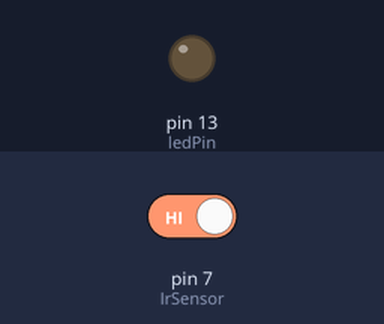
This sketch was run on a simulated Arduino Uno, built with avr-gcc and run on an emulated ATmega328P. Parts: output pins drawn as LEDs (lit = HIGH). The test bench sets the inputs (shaded band); at power-on: pin 7 (IrSensor) HIGH.

Above: at 1.2 s.
1.3 s: pin 7 (IrSensor) driven LOW
At 2.1 s:
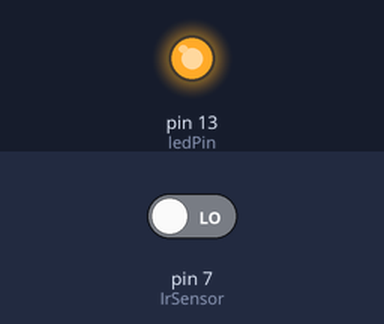
2.8 s: pin 7 (IrSensor) driven HIGH
At 3.3 s:
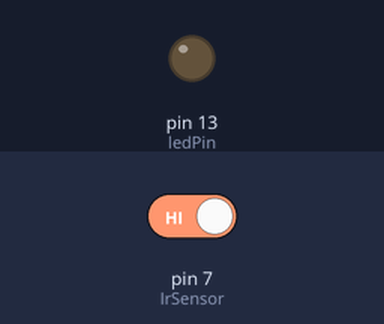
Timing chart, 0 to 5.8 s (numbered marks = the images above; inputs shaded):
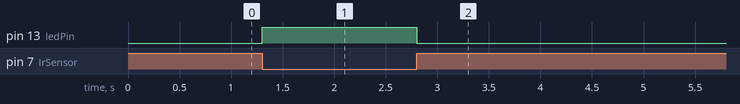

The sketch:

IR-LED_sketch_jun27d.ino
```cpp
int IrSensor=7;
int ledPin=13;

void setup() {
  // put your setup code here, to run once:
  pinMode(IrSensor,INPUT);
  pinMode(ledPin,OUTPUT);
  Serial.begin(9600);

}

void loop() {
  // put your main code here, to run repeatedly:'
  int val = digitalRead(IrSensor);

  digitalWrite(ledPin,!val); //LOW or HIGH


}
```

Measured:
- after the input at 1.3 s, pin 13 (ledPin): LOW → HIGH at once
- after the input at 2.8 s, pin 13 (ledPin): HIGH → LOW at once
